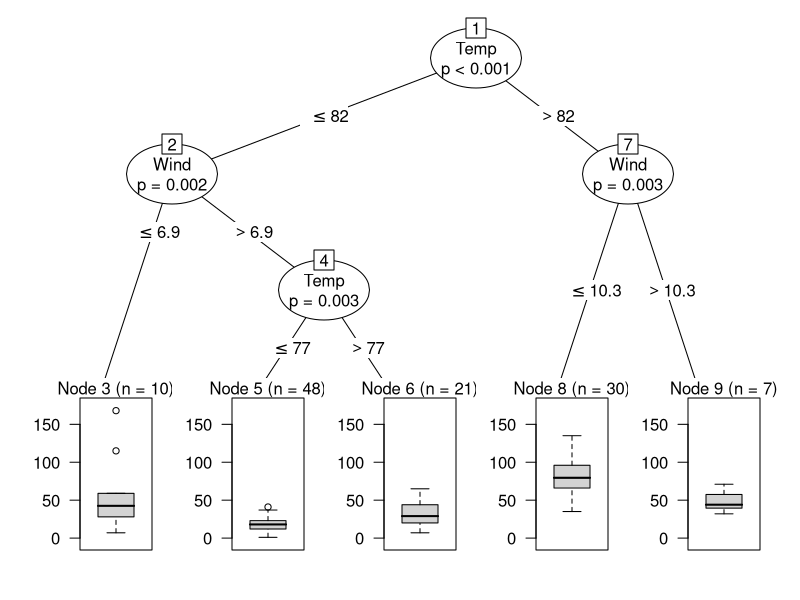
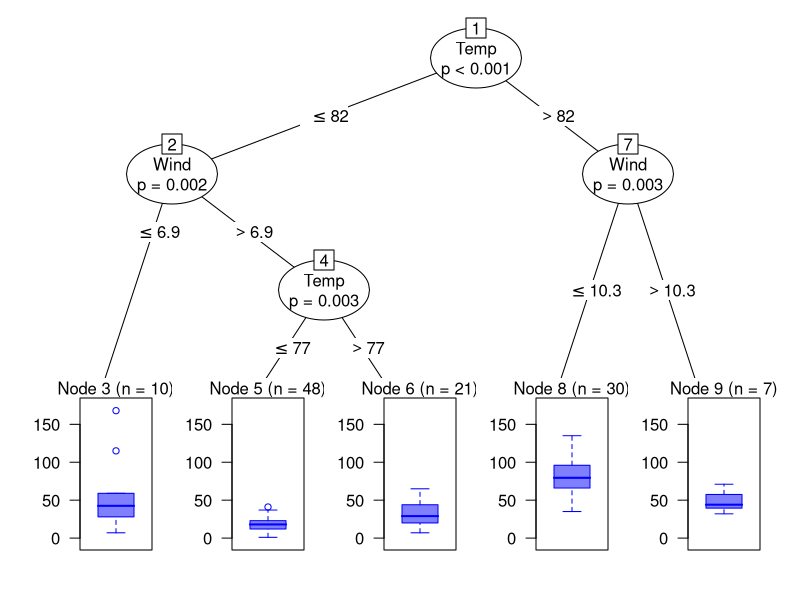
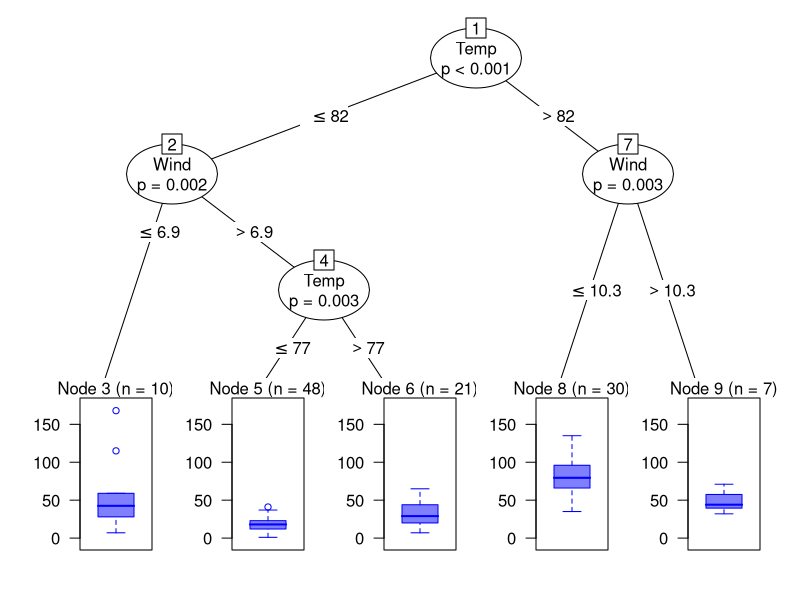
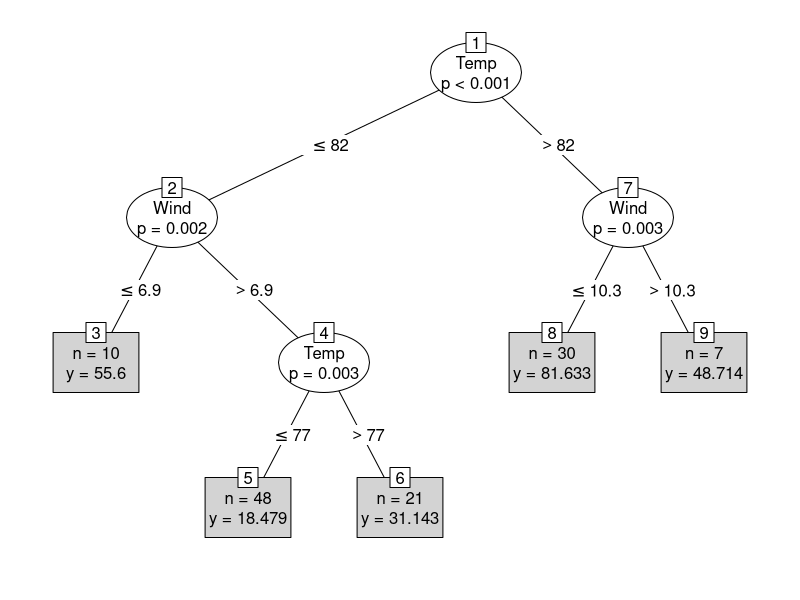
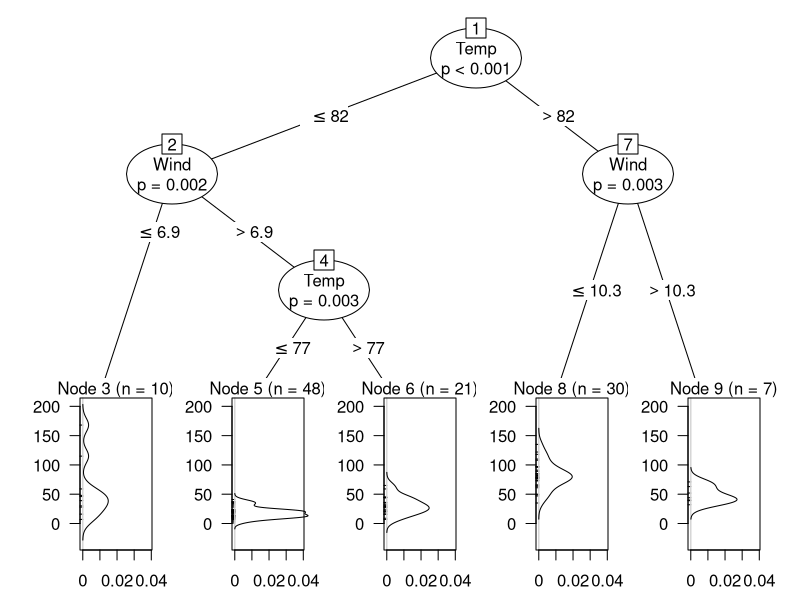
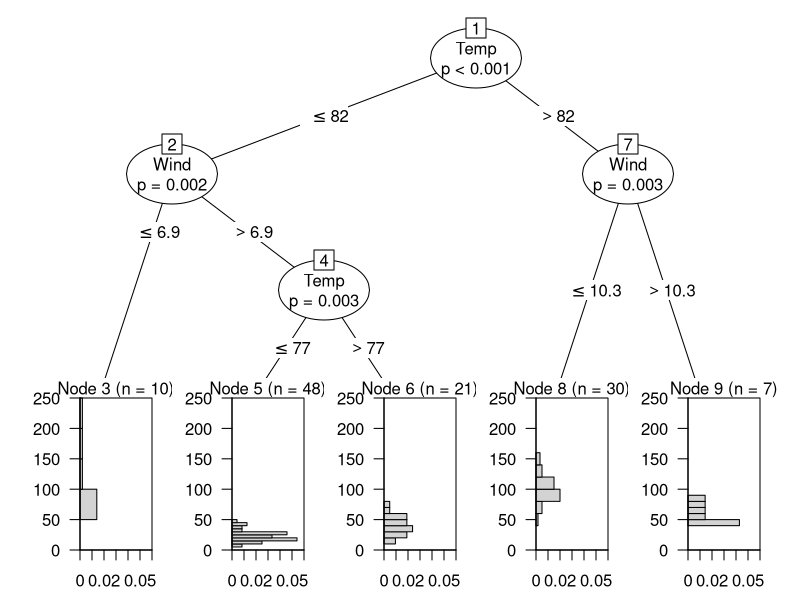

Source code (R) for these figures, in order:
library(party)


### Name: Panel Generating Functions
### Title: Panel-Generators for Visualization of Party Trees
### Aliases: node_inner node_terminal edge_simple node_surv node_barplot
###   node_boxplot node_hist node_density node_scatterplot node_bivplot
### Keywords: hplot

### ** Examples


  set.seed(290875)

  airq <- subset(airquality, !is.na(Ozone))
  airct <- ctree(Ozone ~ ., data = airq)

  ## default: boxplots
  plot(airct)
  
  ## change colors
  plot(airct, tp_args = list(col = "blue", fill = hsv(2/3, 0.5, 1)))
  ## equivalent to
  plot(airct, terminal_panel = node_boxplot(airct, col = "blue", 
                                            fill = hsv(2/3, 0.5, 1)))

  ### very simple; the mean is given in each terminal node
  plot(airct, type = "simple")

  ### density estimates
  plot(airct, terminal_panel = node_density)
    
  ### histograms 
  plot(airct, terminal_panel = node_hist(airct, ymax = 0.06, 
                                         xscale = c(0, 250)))
